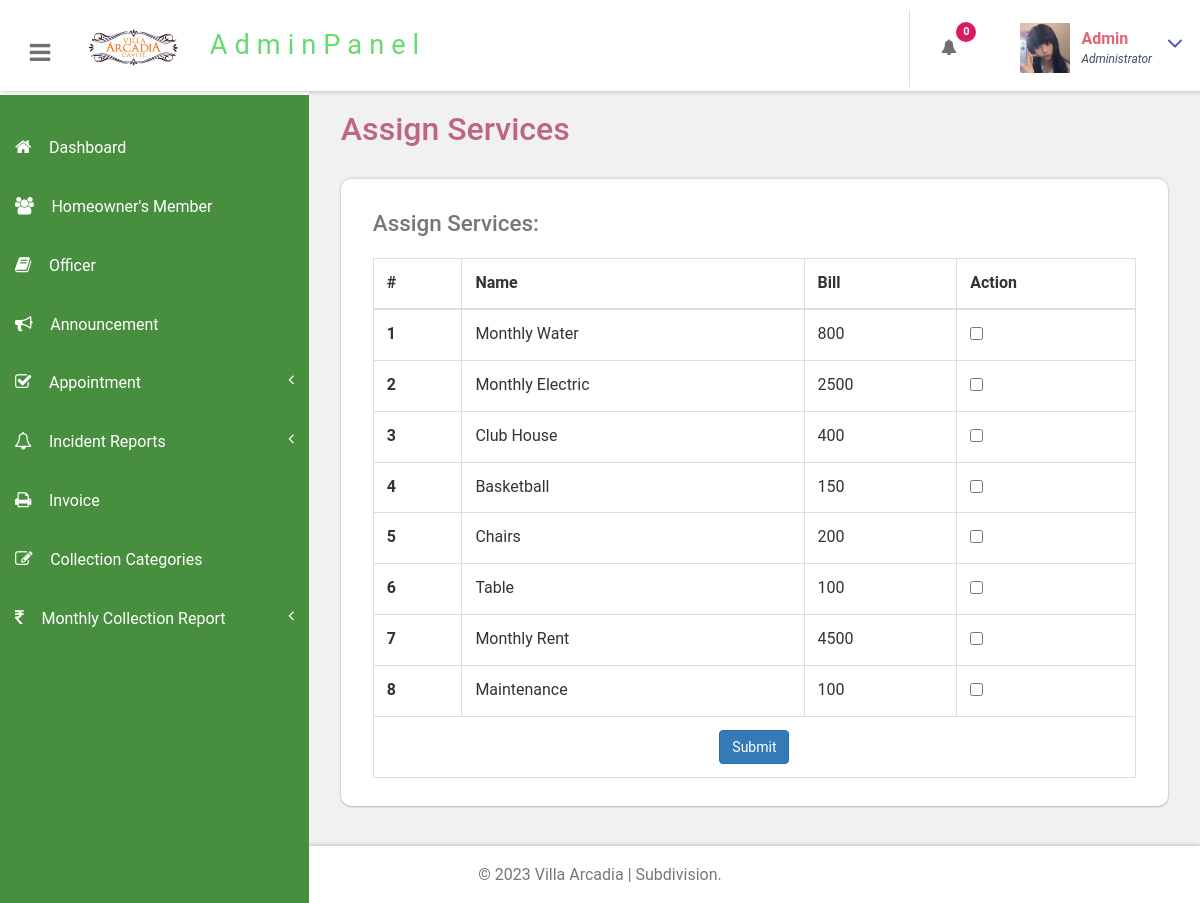
The app's page /portal/admin/add-customer-services.php (signed in), older data.
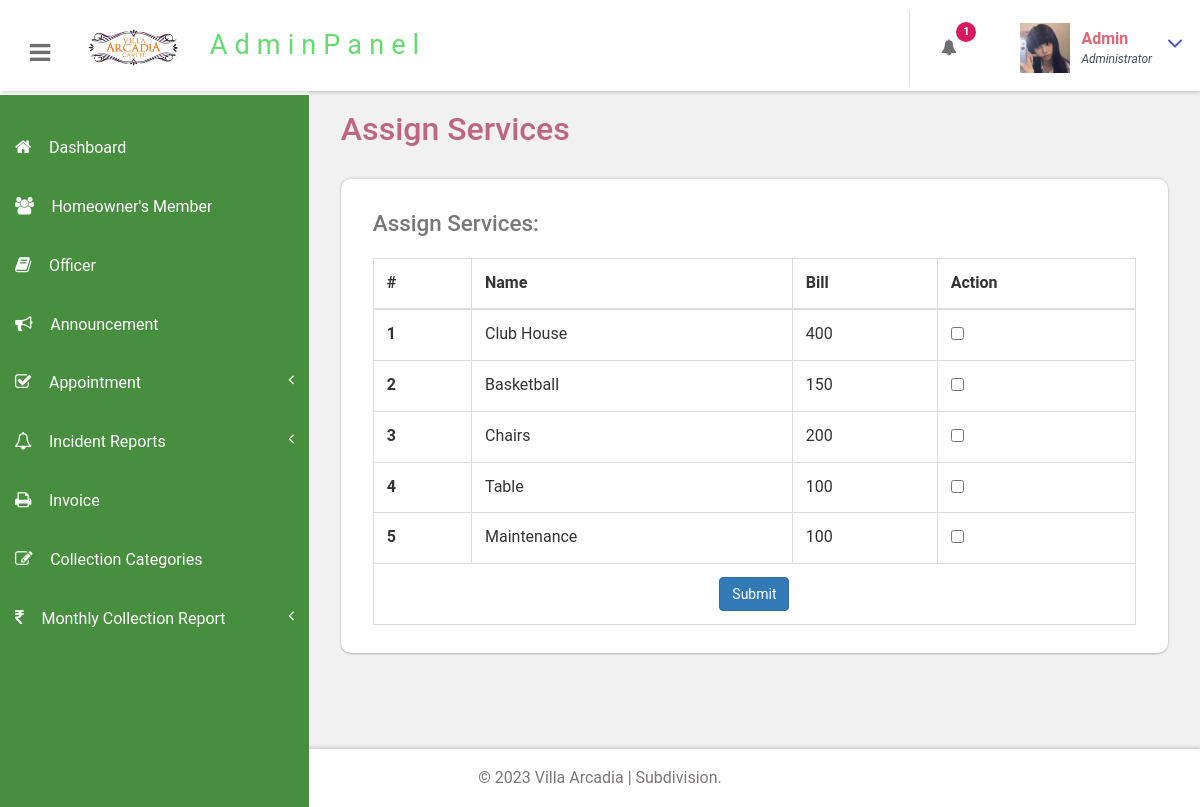
The same page, newer data.
### tables this page shows
CREATE TABLE `tblservices` (
  `ID` int(10) NOT NULL,
  `ServiceName` varchar(200) DEFAULT NULL,
  `ServiceDescription` mediumtext DEFAULT NULL,
  `Cost` int(10) DEFAULT NULL,
  `Image` varchar(200) DEFAULT NULL,
  `CreationDate` timestamp NULL DEFAULT current_timestamp()
);

### portal/admin/add-customer-services.php (the view, shortened to what this page needs)
<?php
include('includes/dbconnection.php');
if (strlen($_SESSION['bpmsaid']==0)) {
  header('location:logout.php');
  } else{
  ?>
<!DOCTYPE HTML>
<html>
<head>
<link href="css/bootstrap.css" rel='stylesheet' type='text/css' />
<link href="css/style.css" rel='stylesheet' type='text/css' />
<link href="css/font-awesome.css" rel="stylesheet">
<link href="css/animate.css" rel="stylesheet" type="text/css" media="all">
<link href="css/custom.css" rel="stylesheet">
</head>
<body class="cbp-spmenu-push">
	<div class="main-content">
		 <?php include_once('includes/sidebar.php');?>
		 <?php include_once('includes/header.php');?>
		<div id="page-wrapper">
			<div class="main-page">
				<div class="tables">
					<h3 class="title1">Assign Services</h3>
					<div class="table-responsive bs-example widget-shadow">
						<h4>Assign Services:</h4>
<form method="post">
						<table class="table table-bordered"> <thead> <tr> <th>#</th> <th> Name</th> <th> Bill</th> <th>Action</th> </tr> </thead> <tbody>
<?php
$ret=mysqli_query($con,"select *from  tblservices");
$cnt=1;
while ($row=mysqli_fetch_array($ret)) {
?>
 <tr>
<th scope="row"><?php echo $cnt;?></th>
<td><?php  echo $row['ServiceName'];?></td>
<td><?php  echo $row['Cost'];?></td>
<td><input type="checkbox" name="sids[]" value="<?php  echo $row['ID'];?>" ></td>
</tr>
<?php
$cnt=$cnt+1;
}?>
<tr>
<td colspan="4" align="center">
<button type="submit" name="submit" class="btn btn-primary">Submit</button>
</td>
</tr>
</tbody> </table>
</form>
					</div>
				</div>
			</div>
		</div>
		 <?php include_once('includes/footer.php');?>
	</div>
</body>
</html>
<?php }  ?>

### portal/admin/includes/header.php (shortened to what this page needs)
<div class="sticky-header header-section ">
      <div class="header-left">
        <button id="showLeftPush"><i class="fa fa-bars"></i></button>
        <div class="logo">
          <a href="#">
            <img src="images/logo.png" width="100px" class="img-responsive ">
            <span>AdminPanel</span>
          </a>
        </div>
		<br>
      </div>
      <div class="header-right">
        <div class="profile_details_left">
          <ul class="nofitications-dropdown">
            <?php
$ret1=mysqli_query($con,"select tbluser.FirstName,tbluser.LastName,tblbook.ID as bid,tblbook.AptNumber from tblbook join tbluser on tbluser.ID=tblbook.UserID where tblbook.Status is null");
$num=mysqli_num_rows($ret1);
?>
            <li class="dropdown head-dpdn">
              <a href="#" class="dropdown-toggle" data-toggle="dropdown" aria-expanded="false"><i class="fa fa-bell"></i><span class="badge blue"><?php echo $num;?></span></a>
            </li>
          </ul>
          <div class="clearfix"> </div>
        </div>
        <div class="profile_details">
        <?php
$adid=$_SESSION['bpmsaid'];
$ret=mysqli_query($con,"select AdminName from tbladmin where ID='$adid'");
$row=mysqli_fetch_array($ret);
$name=$row['AdminName'];
?>
          <ul>
            <li class="dropdown profile_details_drop">
              <a href="#" class="dropdown-toggle" data-toggle="dropdown" aria-expanded="false">
                <div class="profile_img">
                  <span class="prfil-img"><img src="images/admin.jpg" alt="" width="50" height="50"> </span>
                  <div class="user-name">
                    <p><?php echo $name; ?></p>
                    <span>Administrator</span>
                  </div>
                  <i class="fa fa-angle-down lnr"></i>
                  <div class="clearfix"></div>
                </div>
              </a>
            </li>
          </ul>
        </div>
      </div>
      <div class="clearfix"> </div>
    </div>

Row changes from the older to the newer data that the page shows:
removed tblservices: ServiceName "Monthly Water", Cost "800"
removed tblservices: ServiceName "Monthly Electric", Cost "2500"
removed tblservices: ServiceName "Monthly Rent", Cost "4500"
Text that changed along with them:
$num: "0" → "1"
